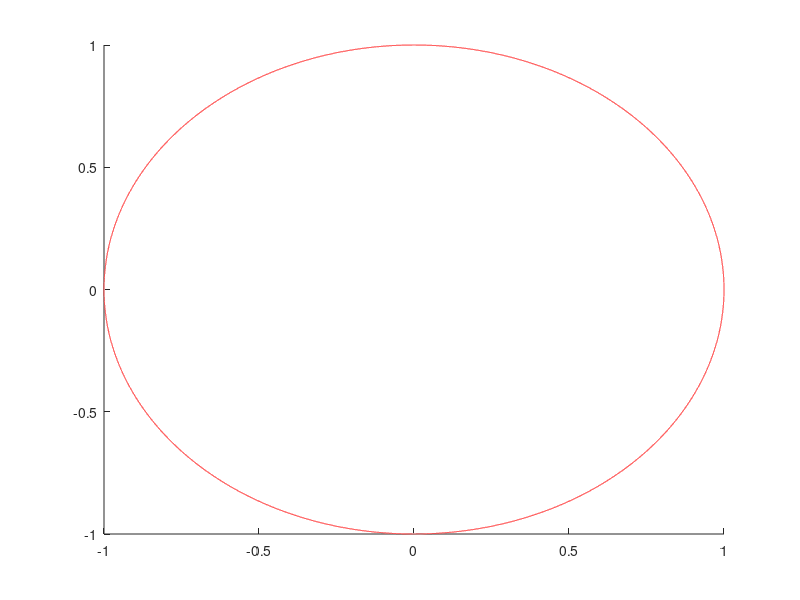

MATLAB code to generate this figure:
%  ucf.m  ... unit circle fixer m-file 
%
%  This m-file corrects the zplane and zplaneplot commands improperly 
%  plotted unit circle.  As currently written, these MATLAB commands plot 
%  the unit circle using only 70 points.  This lack of plotting precision
%  is at best misleading as poles and/or zeros approach the unit circle.
%
%  To change the linestyle or color, update the 'r' in line 20
%
%  written by Dr. Thad B. Welch, PE {t.b.welch@ieee.org}
%
%  copyright 2003, completed on ... 19 May 2003 - revision 1.0
%  last revised on ............... 14 July 2003 - revision 1.1

theta = linspace(0, 2*pi, 70);    % recreate zplaneplot's index
N = 100000;                       % number of points used to plot the unit circle

hold on
plot(cos(theta), sin(theta), 'w') % overwrite the unit circle in white
plot(exp(j*2*pi*(0:N)/N), 'r')    % plot the unit circle in red
hold off
